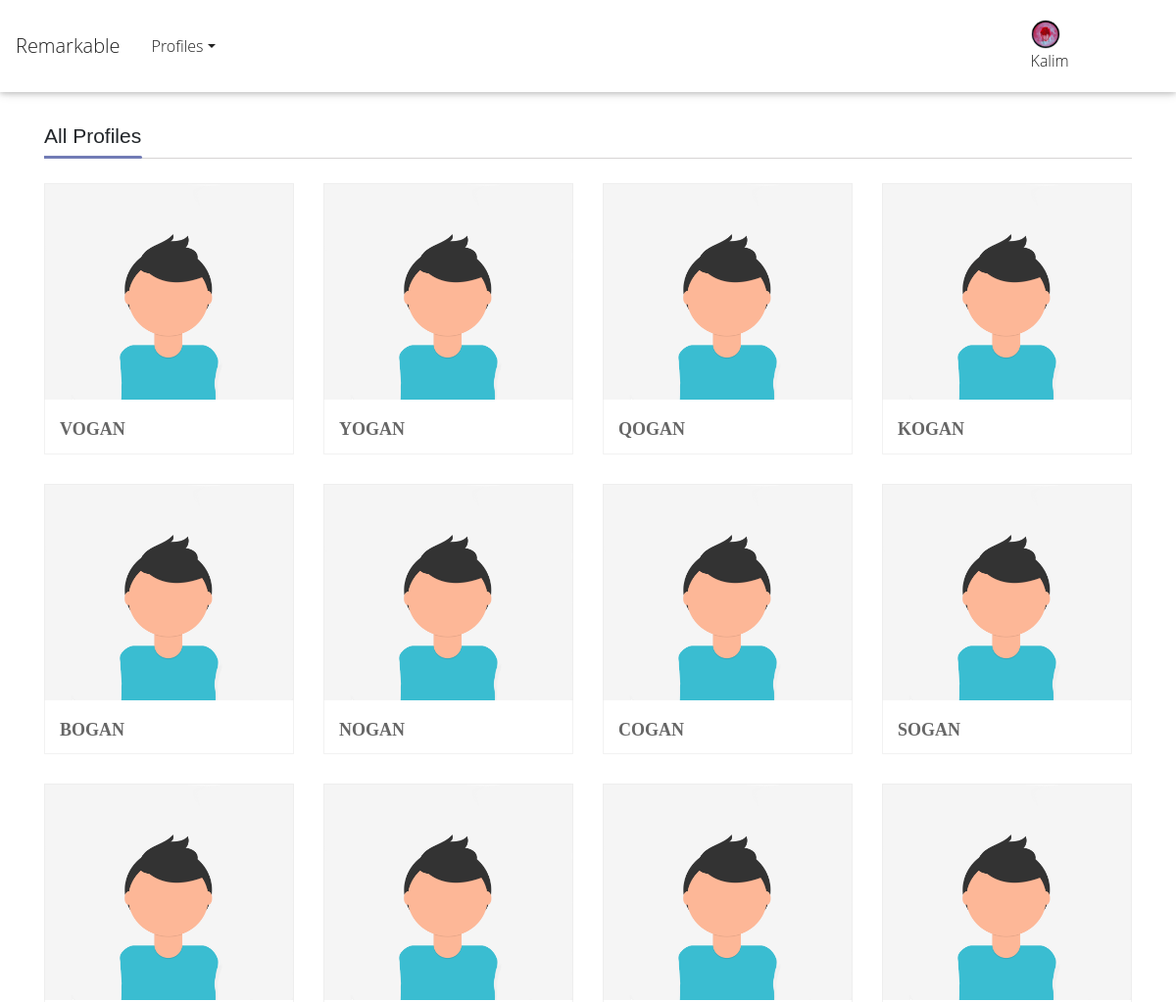
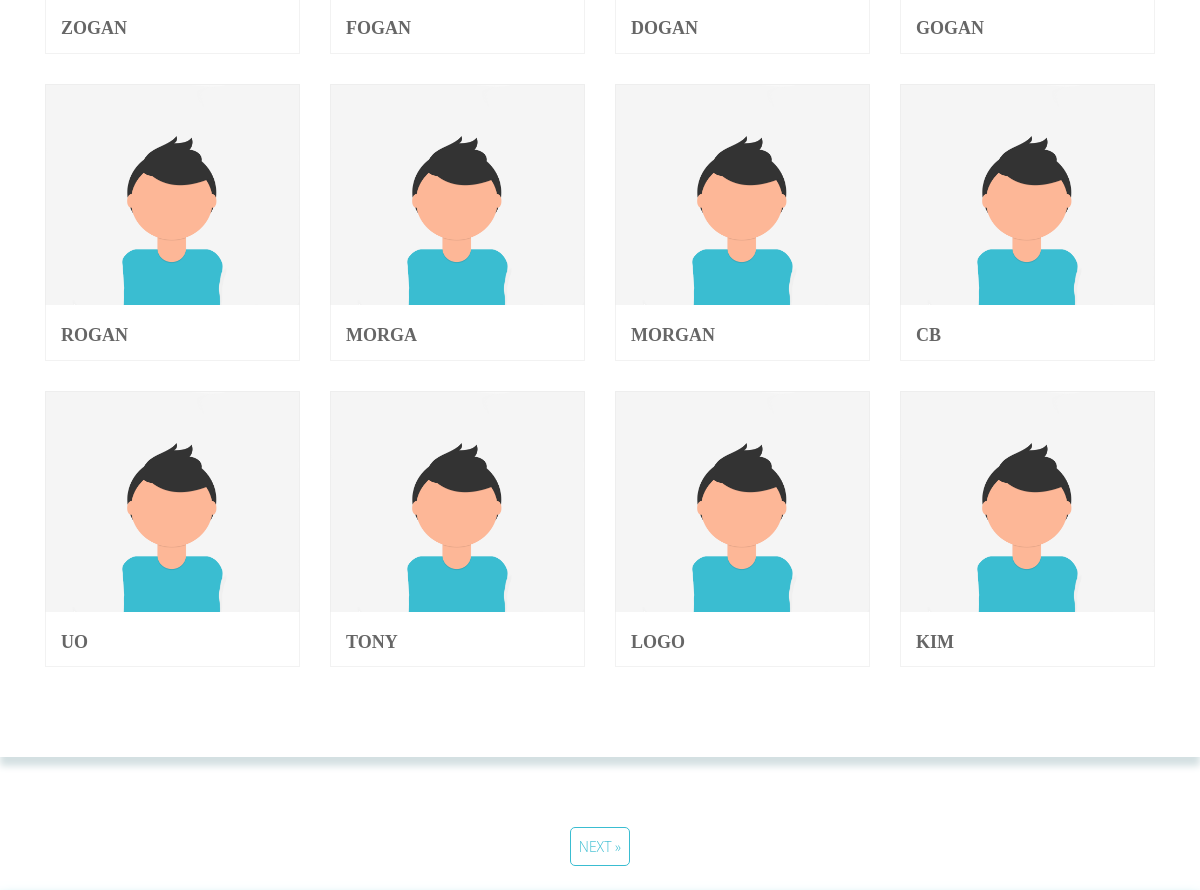
The app's page /home/ (signed in, upper part), older data (2 pictures, top to bottom).
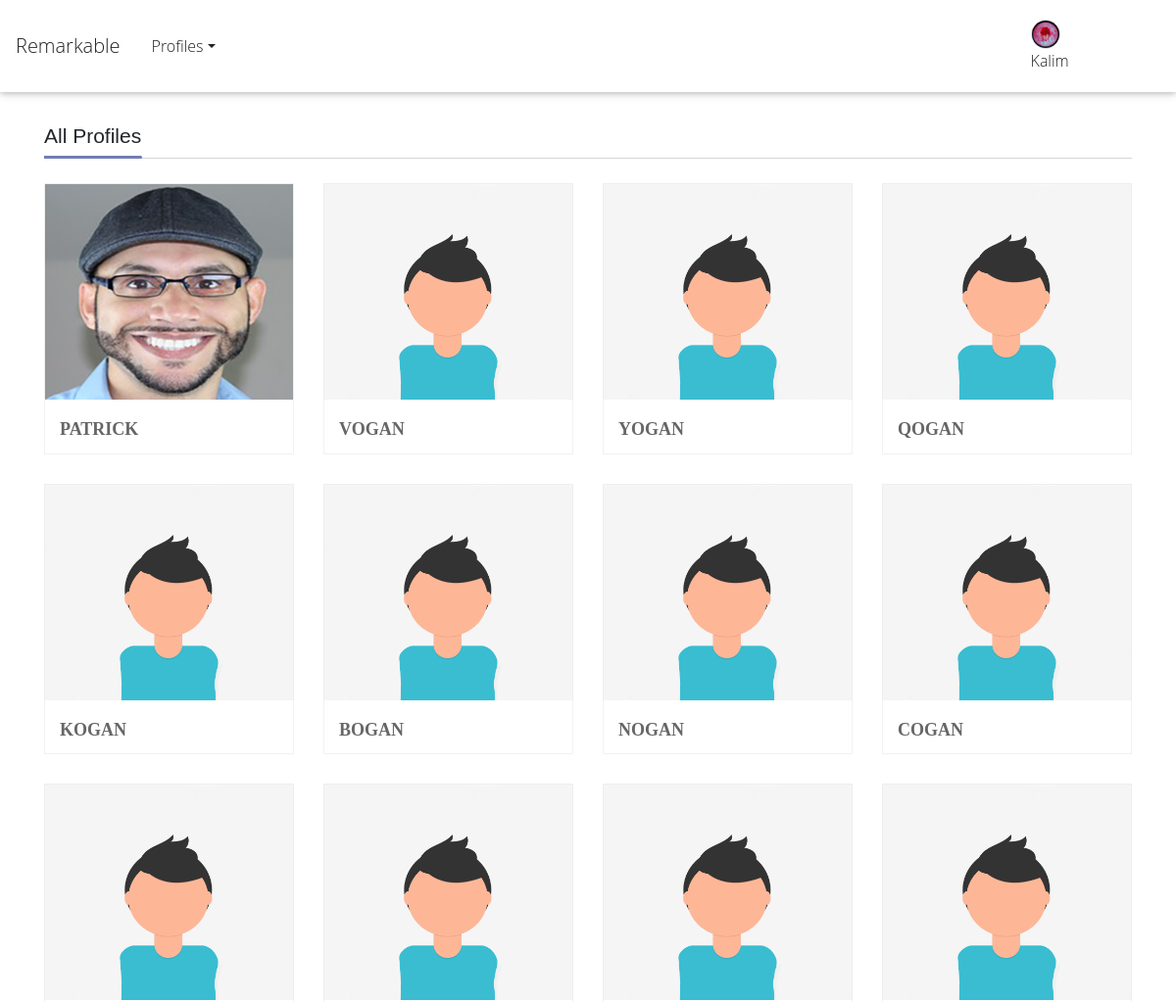
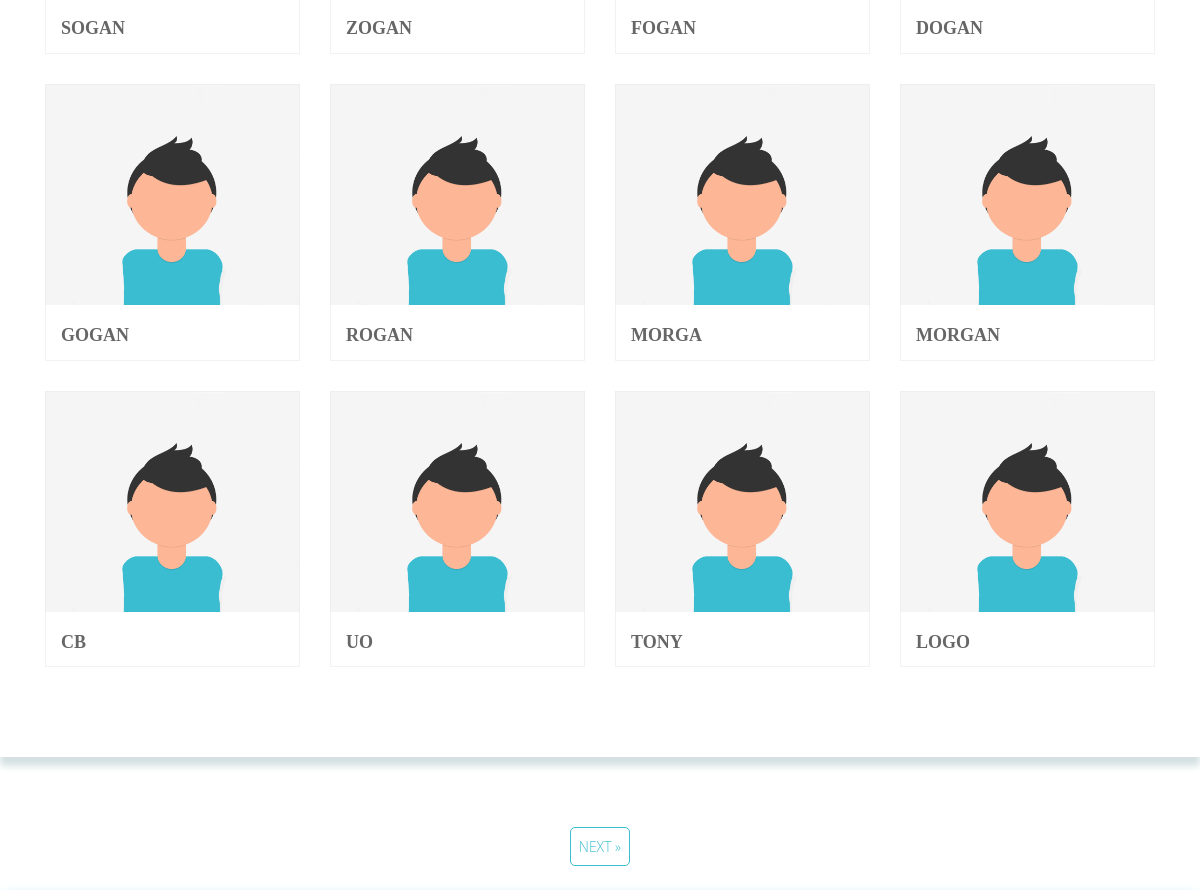
The same page, newer data (2 pictures, top to bottom).
### profiles/models.py (models this page shows, shortened)
class Profile(models.Model):
    first_name = models.CharField(max_length=200, blank=True)
    last_name = models.CharField(max_length=200, blank=True)
    user = models.OneToOneField(User, on_delete=models.CASCADE)
    bio = models.TextField(default="no bio...", max_length=300)
    email = models.EmailField(max_length=200, blank=False, null= True, unique=True)
    address= models.CharField(max_length=200, blank=False)
    image = models.ImageField(default=default_image, upload_to=upload_images_path)
    image2 =  models.ImageField(default=default_image2, upload_to=upload_images_path2)
    image3 =  models.ImageField(default=default_image3, upload_to=upload_images_path3)
    friends = models.ManyToManyField(User, blank=True, related_name='friends')
    slug = models.SlugField(unique=True, blank=True)
    updated = models.DateTimeField(auto_now=True)
    created = models.DateTimeField(auto_now_add=True)
    nationalid= models.CharField(max_length=16, blank=True)
    telephone= models.CharField(max_length=10,  blank=False, unique=True,null= True)
    age= models.CharField(max_length=2, blank=True)
    gender = models.CharField(max_length=12, default="Your gender", choices=GENDER_CHOICES)
    birth_date = models.DateField(null=True,blank=True)
    last_login = models.DateTimeField(verbose_name='last login', auto_now=True)
    objects = ProfileManager()
    class Meta:
        ordering = ('-created',)

### profiles/views.py (the view)
# urls.py: 2. Add a URL to urlpatterns:  path('', views.home, name='home')
class home(LoginRequiredMixin, ListView):
    model = Profile
    template_name = 'profiles/home.html'
    paginate_by = 20
    def get_queryset(self):
        qs = Profile.objects.get_all_profiles(self.request.user).order_by('-created')
        return qs
    def get_context_data(self, **kwargs):
        context = super().get_context_data(**kwargs)
        user = User.objects.get(username=self.request.user)
        profile = Profile.objects.get(user=user)
        rel_r = Relationship.objects.all()
        rel_s = Relationship.objects.all()
        rel_receiver = []
        rel_sender = []
        for item in rel_r:
            rel_receiver.append(item.receiver.user)
        for item in rel_s:
            rel_sender.append(item.sender.user)
        context["rel_receiver"] = rel_receiver
        context["rel_sender"] = rel_sender
        context['is_empty'] = False
        if len(self.get_queryset()) == 0:
            context['is_empty'] = True
        return context

### profiles/models.py (called while the page is built)
    def get_all_profiles(self, me):
        profiles = Profile.objects.all().exclude(user=me)
        return profiles

### profiles/templates/profiles/home.html (shortened to what this page needs)
{% extends 'profiles/base.html' %}
{% load static %}
{% block content %}
 <section class="wrapper">
    <section class="team">
        <div class="container containermain">
            <div class="row  sub_content">
                <div class="col-lg-12 col-md-12 col-sm-12">
                    <div class="dividerHeading">
                        <h4><span>All Profiles</span></h4>
                    </div>
                </div>
                {% for obj in object_list %}
                <div class="col-lg-3 col-md-3 col-sm-6">
                    <div class="dreamz-team">
                        <div class="pic">
                            <img src="{{obj.image.url}}"alt='no image'style=" height:220px; width:100%;">
                        </div>
                        <div class="team_prof">
                            <h3 class="names">{{obj.user}}</h3>
                        </div>
                    </div>
                </div>
             {% endfor %}
            </div>
        </div>
    </section>
</section>
<center>
  {% if is_paginated %}
  <ul class="pagination justify-content-center">
    {% if page_obj.has_next %}
    <li><a href="?page={{ page_obj.next_page_number }}" class="pagebtn"> NEXT &raquo;</a></li>
    {% endif %}
  </ul>
{% endif %}
</center>
{% endblock content %}

Row changes from the older to the newer data that the page shows:
no longer on this page (row unchanged): Profile: image (picture), user "KIM"
added Profile: image (picture), user "PATRICK"
